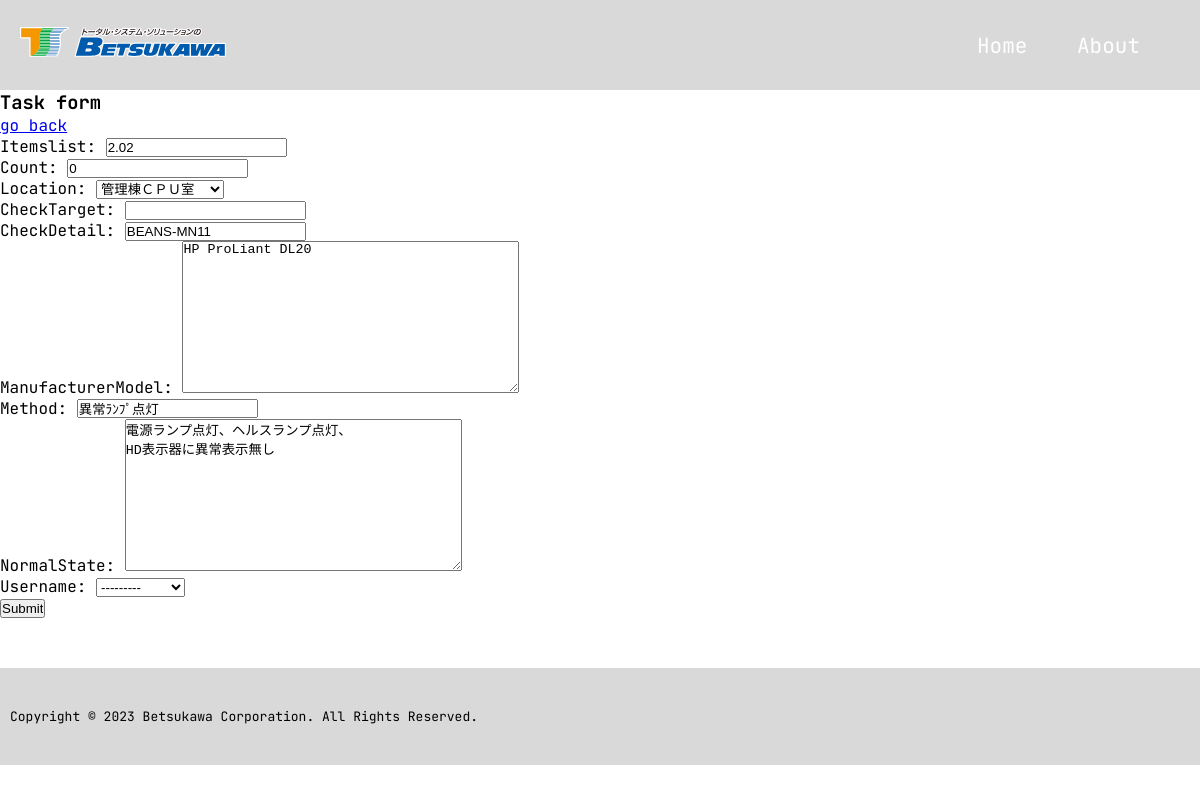
Screenshot of /update-list/4/ with the database file from the repository.
### check_app/models.py (models this page shows, shortened)
class Inspection(models.Model):
    PLACE = [
        ('管理棟ＣＰＵ室', '管理棟ＣＰＵ室'),
        ('工場棟2F 外注ｴﾘｱ', '工場棟2F 外注ｴﾘｱ'),
        ('倉庫７', '倉庫７'),
        ('管理棟2F EPS1', '管理棟2F EPS1'),
        ('鍵返却', '鍵返却'),
    ]
    USERS = [
        ('疋田','疋田'),
        ('若狭','若狭'),
        ('⻄田（紀）','⻄田（紀）'),
        ('伊藤','伊藤'),
        ('上本','上本'),
        ('遠藤','遠藤'),
        ('⻄田（⼤）','⻄田（⼤）'),
    ]
    itemslist = models.DecimalField(max_digits=5, decimal_places=2, null=True)
    count = models.IntegerField(null=True, blank=True)
    location = models.CharField(max_length=50, choices=PLACE, null=True)
    checkTarget = models.CharField(max_length=50, blank=True,null=True)
    checkDetail = models.CharField(max_length=50, blank=True,null=True)
    manufacturerModel = models.TextField(max_length=100, blank=True,null=True)
    method = models.CharField(max_length=50,default='', blank=True,null=True)
    normalState = models.TextField(max_length=255,blank=True)
    username = models.CharField(max_length=60, choices=USERS, null=True, blank=True)
    date = models.DateTimeField(auto_now_add=True)
    class Meta:
        ordering = ['itemslist']

### check_app/views.py (the view)
# urls.py: path('update-list/<int:pk>/', InspectionUpdate.as_view(), name='update-list'),
class InspectionUpdate(UpdateView):
    model = Inspection
    fields = '__all__'
    success_url = reverse_lazy('home')

### check_app/templates/check_app/inspection_form.html (shortened to what this page needs)
{% extends 'check_app/components/base.html' %}
{% block content %}
<h3> Task form</h3>
<a href="{% url 'home' %}">go back</a>
<form action="" method="post">
    {{ form.as_p }}
    <input type="submit" value='Submit'>
</form>
{% endblock content %}

### check_app/static/check_app/styles.css (style rules this page uses)
* { padding: 0; margin: 0; box-sizing: border-box; }
body { background-color: #FFF; font-family: "JetBrains Mono", monospace; }

### rows the page displays
Inspection: itemslist "2.02", count "0", location "管理棟ＣＰＵ室", checkDetail "BEANS-MN11", manufacturerModel "HP ProLiant DL20", method "異常ﾗﾝﾌﾟ点灯", normalState "電源ランプ点灯、ヘルスランプ点灯、 HD表示器に異常表示無し", username "---------"
